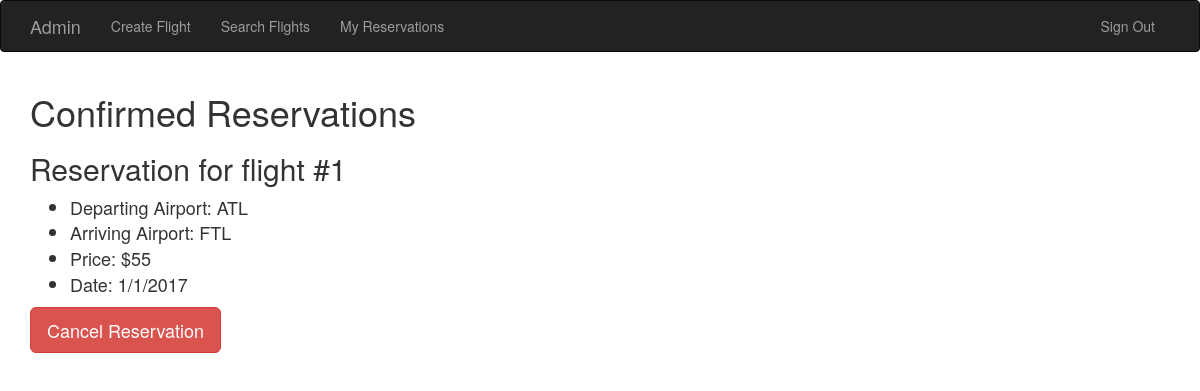
Screenshot of /myreservations (signed in) with the database file from the repository.
### serv1.py (models this page shows, shortened)
class User(UserMixin, db.Model):
	__tablename__ = 'users'
	id = db.Column(db.Integer, primary_key = True)
	username = db.Column(db.String(64), unique = True)
	first_name = db.Column(db.String(64))
	last_name = db.Column(db.String(64))
	payment_info_id = db.Column(db.Integer, db.ForeignKey('paymentinfo.id'))
	is_admin = db.Column(db.Boolean, default = False)
	password_hash = db.Column(db.String(128))
	reservations = db.relationship('Reservation', backref = 'flight')
	@property
	def password(self):
		raise AttributeError('Password is not a readable attribute')

class Reservation(db.Model):
	__tablename__ = 'reservations'
	id = db.Column(db.Integer, primary_key = True)
	flight_id = db.Column(db.Integer, db.ForeignKey('flights.id'))
	user_id = db.Column(db.Integer, db.ForeignKey('users.id'))
	confirmed = db.Column(db.Boolean, default = False)

class Flight(db.Model):
	__tablename__ = 'flights'
	id = db.Column(db.Integer, primary_key = True)
	departing_airport = db.Column(db.String(3))
	arriving_airport = db.Column(db.String(3))
	price = db.Column(db.Integer)
	month = db.Column(db.Integer)
	day = db.Column(db.Integer)
	year = db.Column(db.String(4))
	is_full = db.Column(db.Boolean, default = False)
	time = db.Column(db.String(64))
	reservations = db.relationship('Reservation', backref = 'reserved_flight')

### serv1.py (the view)
@app.route('/myreservations')
@login_required
def my_reservations():
	return render_template('myreservations.html', Reservation=Reservation, Flight=Flight, User=User)

### serv1.py (called while the page is built)
@login_manager.user_loader
def load_user(user_id):
	return User.query.get(int(user_id))

### templates/myreservations.html (shortened to what this page needs)
{% extends "base.html"%}
{% import "bootstrap/wtf.html" as wtf %}
{% block page_content%}
{% if not Reservation.query.filter_by(user_id=current_user.id).all() %}
<p1> No reservations found. You can make reservations by searching for flights <a href={{url_for('search_flights')}}>here.</a>
{% else %}
{% if Reservation.query.filter_by(user_id=current_user.id, confirmed = True).all() %}
<h1>Confirmed Reservations</h1>
{% endif %}
{% for r in Reservation.query.filter_by(user_id=current_user.id, confirmed = True) %}
	<font size="+1">
	<h2>Reservation for flight #{{r.flight_id}}</h2>
	<ul>
		<li>Departing Airport: {{Flight.query.filter_by(id = r.flight_id).first().departing_airport}}</li>
		<li>Arriving Airport: {{Flight.query.filter_by(id = r.flight_id).first().arriving_airport}}</li>
		<li>Price: ${{Flight.query.filter_by(id = r.flight_id).first().price}}</li>
		<li>Date: {{Flight.query.filter_by(id = r.flight_id).first().month}}/{{Flight.query.filter_by(id = r.flight_id).first().day}}/{{Flight.query.filter_by(id = r.flight_id).first().year}}</li>
	</ul>
	<p><a class="btn btn-danger btn-lg" href="{{ url_for('delete_reservation', flightno = r.flight_id) }}" role="button">Cancel Reservation</a></p>
	</font>
{% endfor %}
{% endif %}
{% endblock %}

### templates/base.html (shortened to what this page needs)
{% extends "bootstrap/base.html" %}
{% block navbar %}
<div class="navbar navbar-inverse" role="navigation">
	<div class="container">
		<div class="navbar-header">
			<a class="navbar-brand" href="/">{% if current_user.is_authenticated %}{{ current_user.username }}{% else %}Home{% endif %}</a>
		</div>
		<div class="navbar-collapse collapse">
			<ul class="nav navbar-nav">
				{% if current_user.is_authenticated and current_user.is_admin %}<li><a href="{{ url_for('create_flight') }}">Create Flight</a></li> {% endif %}
				<li><a href="{{ url_for('search_flights') }}">Search Flights</a></li>
				{% if current_user.is_authenticated %}<li><a href="{{ url_for('my_reservations') }}">My Reservations</a></li>{% endif %}
			</ul>
			<ul class="nav navbar-nav navbar-right">
				{% if current_user.is_authenticated %}
				<li><a href="{{ url_for('logout') }}">Sign Out</a></li>
				{% else %}
				<li><a href="{{ url_for('login') }}">Sign In</a></li>
				{% endif %}
			</ul>
		</div>
	</div>
</div>
{% endblock %}
{% block content %}
<div class="container">
	{% block page_content %}{% endblock %}
</div>
{% endblock %}

### rows the page displays
User: username "Admin"
Reservation: flight_id "1", query.filter_by "1"
Flight: query.filter_by "ATL", query.filter_by "FTL", query.filter_by "55", query.filter_by "2017"
